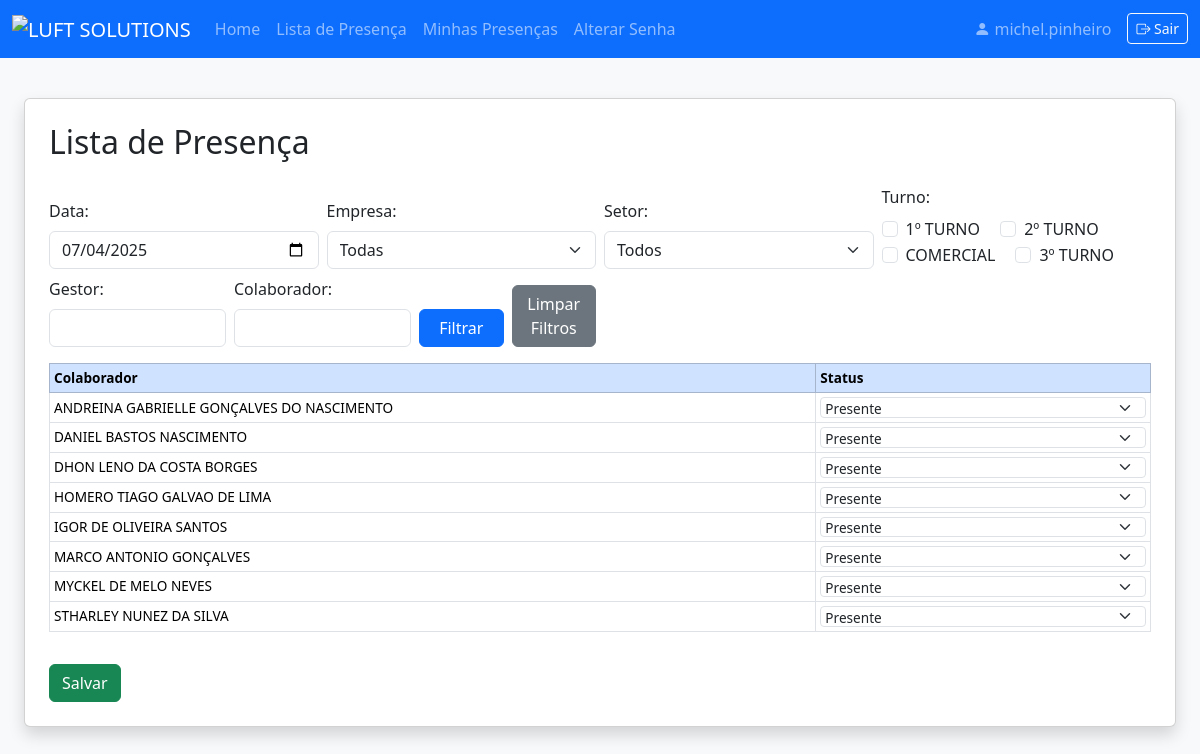
Page /lista_presenca (signed in) on the committed database.
### models.py (models this page shows)
class User(db.Model):
    id = db.Column(db.Integer, primary_key=True)
    nome_completo = db.Column(db.String(150), nullable=False)
    username = db.Column(db.String(80), unique=True, nullable=False)
    password = db.Column(db.String(200), nullable=False)
    role = db.Column(db.String(20), nullable=False, default='lider')
    empresa_id = db.Column(db.Integer, db.ForeignKey('empresa.id'))
    setor_id = db.Column(db.Integer, db.ForeignKey('setor.id'))
    empresas = db.relationship('Empresa', secondary=user_empresas, backref='usuarios')
    empresa = db.relationship('Empresa')
    setor = db.relationship('Setor')
    precisa_trocar_senha = db.Column(db.Boolean, default=True)

class Colaborador(db.Model):
    id = db.Column(db.Integer, primary_key=True)
    nome = db.Column(db.String(150), nullable=False)
    cpf = db.Column(db.String(14), unique=True, nullable=False)
    funcao = db.Column(db.String(100))
    admissao = db.Column(db.String(30), nullable=False)
    setor_id = db.Column(db.Integer, db.ForeignKey('setor.id'))
    empresa_id = db.Column(db.Integer, db.ForeignKey('empresa.id'))
    turno = db.Column(db.String(30))
    empregador = db.Column(db.String(150))
    situacao = db.Column(db.String(50))
    gestor = db.Column(db.String(150))
    setor = db.relationship('Setor')
    empresa = db.relationship('Empresa')

### app.py (the view)
@app.route('/lista_presenca', methods=['GET', 'POST'])
@login_required
def lista_presenca():
    if not has_permission(g.user, 'can_access_lista_presenca'):
        flash('Sem acesso.')
        return redirect(url_for('index'))
    user = g.user
    if request.method == 'POST':
        data_str = request.form.get('data')
        filtro_nome = request.form.get('filtro_nome', '')
        filtro_empresa = request.form.get('filtro_empresa', '')
        filtro_setor = request.form.get('filtro_setor', '')
        filtro_turno = request.form.get('filtro_turno', '')
        filtro_gestor = request.form.get('filtro_gestor', '')
        colaborador_ids = request.form.getlist('colaborador_ids')
        if colaborador_ids:
            colaboradores = Colaborador.query.filter(Colaborador.id.in_(colaborador_ids)).order_by(Colaborador.nome).all()
            for colaborador in colaboradores:
                status = request.form.get(f'status_{colaborador.id}', 'ausente')
                presenca = Presenca.query.filter_by(
                    colaborador_id=colaborador.id,
                    data=datetime.strptime(data_str, '%Y-%m-%d').date()
                ).first()
                if presenca:
                    presenca.status = status
                    presenca.usuario_id = user.id
                else:
                    presenca = Presenca(
                        colaborador_id=colaborador.id,
                        usuario_id=user.id,
                        data=datetime.strptime(data_str, '%Y-%m-%d').date(),
                        status=status
                    )
                    db.session.add(presenca)
            db.session.commit()
            flash('Lista de presença salva com sucesso!')
        else:
            flash('Nenhum colaborador filtrado para salvar!')
        return redirect(url_for('lista_presenca', data=data_str,
                                filtro_nome=filtro_nome,
                                filtro_empresa=filtro_empresa, filtro_setor=filtro_setor,
                                filtro_turno=filtro_turno, filtro_gestor=filtro_gestor))
    else:
        data_str = request.args.get('data')
        filtro_nome = request.args.get('filtro_nome', '')
        filtro_empresa = request.args.get('filtro_empresa', '')
        filtro_setor = request.args.get('filtro_setor', '')
        filtro_turno = request.args.getlist('filtro_turno')
        filtro_gestor = request.args.get('filtro_gestor', '')
    if data_str:
        try:
            data_selecionada = datetime.strptime(data_str, '%Y-%m-%d').date()
        except Exception:
            data_selecionada = date.today()
    else:
        data_selecionada = date.today()
    query = Colaborador.query
    if user.role in ['admin', 'master', 'rh']:
        pass
    elif user.role == 'coordenador':
        empresa_ids = [e.id for e in user.empresas]
        query = query.filter(Colaborador.empresa_id.in_(empresa_ids))
    else:
        query = query.filter(Colaborador.gestor == user.nome_completo)
    if filtro_nome:
        query = query.filter(Colaborador.nome.ilike(f'%{filtro_nome}%'))
    if filtro_empresa:
        query = query.filter(Colaborador.empresa_id == int(filtro_empresa))
    if filtro_setor:
        query = query.filter(Colaborador.setor_id == int(filtro_setor))
    if filtro_turno:
        query = query.filter(Colaborador.turno.in_(filtro_turno))
    if filtro_gestor:
        query = query.filter(Colaborador.gestor.ilike(f'%{filtro_gestor}%'))
    colaboradores = query.order_by(Colaborador.nome).all()
    presencas = {p.colaborador_id: p for p in Presenca.query.filter(
        Presenca.data == data_selecionada,
        Presenca.colaborador_id.in_([c.id for c in colaboradores])
    ).all()}
    empresas = Empresa.query.order_by(Empresa.nome).all()
    setores = Setor.query.order_by(Setor.nome).all()
    turnos = ['1º TURNO', '2º TURNO', 'COMERCIAL', '3º TURNO']
    gestores = [g[0] for g in db.session.query(Colaborador.gestor).filter(Colaborador.gestor != None).distinct().order_by(Colaborador.gestor).all()]
    return render_template(
        'lista_presenca.html',
        user=user,
        colaboradores=colaboradores,
        presencas=presencas,
        data_selecionada=data_selecionada,
        empresas=empresas,
        setores=setores,
        turnos=turnos,
        filtro_nome=filtro_nome,
        filtro_empresa=filtro_empresa,
        filtro_setor=filtro_setor,
        filtro_turno=filtro_turno,
        filtro_gestor=filtro_gestor,
        gestores=gestores
    )

### app.py (called while the page is built)
@app.after_request
def add_no_cache_headers(response):
    response.headers['Cache-Control'] = 'no-store, no-cache, must-revalidate, private'
    response.headers['Pragma'] = 'no-cache'
    response.headers['Expires'] = '0'
    return response

@app.before_request
def load_logged_in_user():
    user_id = session.get('user_id')
    g.user = None
    if user_id is not None:
        g.user = User.query.get(user_id)
    public_routes = ['login', 'static', 'home']
    if not g.user and request.endpoint not in public_routes:
        flash('Faça login para acessar esta página.')
        return redirect(url_for('login', next=request.url))

def login_required(f):
    @wraps(f)
    def decorated_function(*args, **kwargs):
        if g.user is None:
            flash('Faça login para acessar esta página.')
            return redirect(url_for('login', next=request.url))
        return f(*args, **kwargs)
    return decorated_function

def has_permission(user, perm_field):
    if not user:
        return False
    if user.username == MASTER_USER:
        return True
    perm = Permission.query.filter_by(role=user.role).first()
    return getattr(perm, perm_field, False) if perm else False

### templates/lista_presenca.html (shortened to what this page needs)
<!DOCTYPE html>
<html lang="pt-br">
<head>
    <link href="https://cdn.jsdelivr.net/npm/bootstrap@5.3.3/dist/css/bootstrap.min.css" rel="stylesheet">
</head>
<body class="bg-light">
{% extends "navbar.html" %}
{% block content %}
<div class="container-fluid mt-3">
<div class="card shadow p-4 mb-4">
    <h2 class="mb-4">Lista de Presença</h2>
    <form method="get" class="row align-items-end g-2 mb-3" autocomplete="off">
        <div class="col-12 col-md-3">
            <label for="data" class="form-label">Data:</label>
            <input type="date" id="data" name="data" class="form-control"
                   value="{{ data_selecionada.strftime('%Y-%m-%d') }}">
        </div>
        <div class="col-12 col-md-3">
            <label for="filtro_empresa" class="form-label">Empresa:</label>
            <select id="filtro_empresa" name="filtro_empresa" class="form-select">
                <option value="">Todas</option>
            </select>
        </div>
        <div class="col-12 col-md-3">
            <label for="filtro_setor" class="form-label">Setor:</label>
            <select id="filtro_setor" name="filtro_setor" class="form-select">
                <option value="">Todos</option>
            </select>
        </div>
        <div class="col-12 col-md-3">
            <label class="form-label d-block">Turno:</label>
            {% for turno in turnos %}
                <div class="form-check form-check-inline">
                    <input class="form-check-input" type="checkbox" name="filtro_turno" value="{{ turno }}"
                        id="turno_{{ loop.index }}"
                        {% if filtro_turno and turno in filtro_turno %}checked{% endif %}>
                    <label class="form-check-label" for="turno_{{ loop.index }}">{{ turno }}</label>
                </div>
            {% endfor %}
        </div>
        <div class="col-12 col-md-2">
            <label for="filtro_gestor" class="form-label">Gestor:</label>
            <input type="text" id="filtro_gestor" name="filtro_gestor" class="form-control" value="{{ filtro_gestor }}" list="gestoresList" autocomplete="off">
        </div>
        <div class="col-12 col-md-2">
            <label for="filtro_nome" class="form-label">Colaborador:</label>
            <input type="text" id="filtro_nome" name="filtro_nome" class="form-control" value="{{ filtro_nome }}" autocomplete="off">
        </div>
        <div class="col-12 col-md-2 d-flex align-items-end gap-2">
            <button type="submit" class="btn btn-primary w-100">Filtrar</button>
            <a href="{{ url_for('lista_presenca') }}" class="btn btn-secondary w-100">Limpar Filtros</a>
        </div>
    </form>
    <form method="POST">
        <div class="table-responsive">
            <table class="table table-bordered table-hover table-sm align-middle">
                <thead class="table-primary">
                    <tr>
                        <th>Colaborador</th>
                        <th>Status</th>
                    </tr>
                </thead>
                <tbody>
                    {% for c in colaboradores %}
                    <tr>
                        <td>{{ c.nome }}</td>
                        <td>
                            {% set status_val = presencas.get(c.id).status if presencas.get(c.id) else 'ausente' %}
                            <select name="status_{{ c.id }}" class="form-select form-select-sm">
                                <option value="presente" {% if status_val == 'presente' %}selected{% endif %}>Presente</option>
                            </select>
                        </td>
                    </tr>
                    {% endfor %}
                </tbody>
            </table>
        </div>
        <button type="submit" class="btn btn-success mt-3">Salvar</button>
    </form>
</div>
</div>
{% endblock %}

### templates/navbar.html (shortened to what this page needs)
<!DOCTYPE html>
<html lang="pt-br">
<head>
  <link href="https://cdn.jsdelivr.net/npm/bootstrap@5.3.3/dist/css/bootstrap.min.css" rel="stylesheet">
  <link rel="stylesheet" href="https://cdn.jsdelivr.net/npm/bootstrap-icons@1.11.3/font/bootstrap-icons.min.css">
</head>
<body class="bg-light">
  <nav class="navbar navbar-expand-lg navbar-dark bg-primary">
    <div class="container-fluid">
      <a class="navbar-brand" href="#">
        <img src="https://i.postimg.cc/hPGVrc5f/LUFT-SOLUTIONS.webp" alt="LUFT SOLUTIONS" style="height:48px;">
      </a>
      <div class="collapse navbar-collapse" id="mainNavbar">
        <ul class="navbar-nav me-auto mb-2 mb-lg-0">
          {% if user and has_permission(user, 'can_access_index') %}
          <li class="nav-item">
            <a class="nav-link" href="{{ url_for('index') }}">Home</a>
          </li>
          {% endif %}
          {% if user and has_permission(user, 'can_access_lista_presenca') %}
          <li class="nav-item">
            <a class="nav-link" href="{{ url_for('lista_presenca') }}">Lista de Presença</a>
          </li>
          <li class="nav-item">
            <a class="nav-link" href="{{ url_for('minhas_presencas') }}">Minhas Presenças</a>
          </li>
          {% endif %}
          {% if user %}
          <li class="nav-item">
              <a class="nav-link" href="{{ url_for('alterar_senha') }}">Alterar Senha</a>
          </li>
          {% endif %}
        </ul>
        {% if user %}
        <div class="d-flex align-items-center">
          <span class="navbar-text me-3">
            <i class="bi bi-person-fill"></i> {{ user.username }}
          </span>
          <a href="{{ url_for('logout') }}" class="btn btn-outline-light btn-sm" title="Sair">
            <i class="bi bi-box-arrow-right"></i> Sair
          </a>
        </div>
        {% endif %}
      </div>
    </div>
  </nav>
  <div class="container-fluid" style="padding-top: 24px;">
    {% block content %}{% endblock %}
  </div>
</body>
</html>

### templates/lista_presenca.html (style rules this page uses)
.table-sm th, .table-sm td { font-size: 0.60rem; padding-top: 0.10rem; padding-bottom: 0.10rem; padding-left: 0.25rem; padding-right: 0.25rem; vertical-align: middle; }
.table-sm select.form-select { font-size: 0.60rem; padding: 0.05rem 0.25rem; height: 1.3rem; min-width: 70px; }
@media (min-width: 768px) { .table-sm th, .table-sm td { font-size: 0.85rem; } }
@media (min-width: 768px) { .table-sm select.form-select { font-size: 0.85rem; } }
.table-sm { margin-bottom: 0; }

### rows in the picture
User: username "michel.pinheiro"
Colaborador: nome "ANDREINA GABRIELLE GONÇALVES DO NASCIMENTO", id "Presente"
Colaborador: nome "DANIEL BASTOS NASCIMENTO", id "Presente"
Colaborador: nome "DHON LENO DA COSTA BORGES", id "Presente"
Colaborador: nome "HOMERO TIAGO GALVAO DE LIMA", id "Presente"
Colaborador: nome "IGOR DE OLIVEIRA SANTOS", id "Presente"
Colaborador: nome "MARCO ANTONIO GONÇALVES", id "Presente"
Colaborador: nome "MYCKEL DE MELO NEVES", id "Presente"
Colaborador: nome "STHARLEY NUNEZ DA SILVA", id "Presente"

### other values in the picture
{{ turno }} "1º TURNO" "2º TURNO" "COMERCIAL" "3º TURNO"
